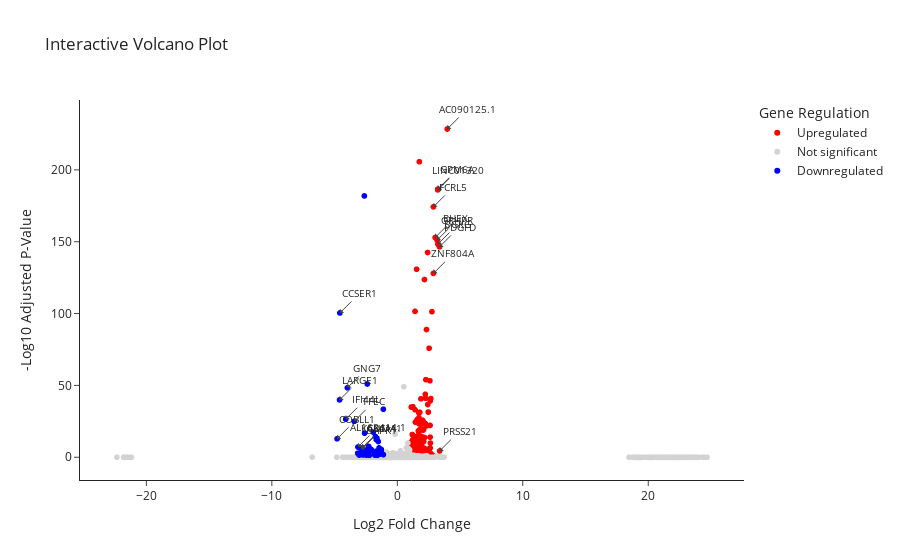

Here is the notebook cell this chart was saved with:
### Code cell
import plotly.express as px
import pandas as pd
import numpy as np

# Color logic
df['regulation'] = 'Not significant'
df.loc[(df['logfoldchanges'] > 1) & (df['pvals_adj'] < 0.05), 'regulation'] = 'Upregulated'
df.loc[(df['logfoldchanges'] < -1) & (df['pvals_adj'] < 0.05), 'regulation'] = 'Downregulated'

# Create interactive plot
fig = px.scatter(
    df,
    x='logfoldchanges',
    y='neg_log10_padj',
    color='regulation',
    hover_data=['names', 'logfoldchanges', 'pvals_adj'],
    color_discrete_map={
        'Upregulated': 'red',
        'Downregulated': 'blue',
        'Not significant': 'lightgray'
    },
    title='Interactive Volcano Plot',
    labels={
        'logfoldchanges': 'Log2 Fold Change',
        'neg_log10_padj': '-Log10 Adjusted P-Value'
    }
)

# Add text labels for top genes
for i, row in pd.concat([top_up, top_down]).iterrows():
    fig.add_annotation(
        x=row['logfoldchanges'],
        y=row['neg_log10_padj'],
        text=row['names'],
        showarrow=True,
        arrowhead=1,
        ax=20,
        ay=-20,
        font=dict(size=10)
    )

fig.update_layout(
    template='simple_white',
    legend_title_text='Gene Regulation',
    hovermode='closest'
)

fig.show()

### Figure 1 — Plotly figure (JSON) as saved in the notebook; plotly's stock layout.template omitted (floating-point values rounded to 4 significant figures; data arrays with more than 128 entries replaced by an {"elided": "..."} marker saying what was removed)
{"data": [{"customdata": {"elided": "248x2 mixed values"}, "hovertemplate": "regulation=Upregulated<br>Log2 Fold Change=%{x}<br>-Log10 Adjusted P-Value=%{y}<br>names=%{customdata[0]}<br>pvals_adj=%{customdata[1]}<extra></extra>", "legendgroup": "Upregulated", "marker": {"color": "red", "symbol": "circle"}, "mode": "markers", "name": "Upregulated", "showlegend": true, "type": "scattergl", "x": {"elided": "248 float values"}, "xaxis": "x", "y": {"elided": "248 float values"}, "yaxis": "y"}, {"customdata": {"elided": "2688x2 mixed values"}, "hovertemplate": "regulation=Not significant<br>Log2 Fold Change=%{x}<br>-Log10 Adjusted P-Value=%{y}<br>names=%{customdata[0]}<br>pvals_adj=%{customdata[1]}<extra></extra>", "legendgroup": "Not significant", "marker": {"color": "lightgray", "symbol": "circle"}, "mode": "markers", "name": "Not significant", "showlegend": true, "type": "scattergl", "x": {"elided": "2688 float values"}, "xaxis": "x", "y": {"elided": "2688 float values"}, "yaxis": "y"}, {"customdata": [["ADGRE2", 0.04735], ["C1QA", 0.04735], ["PTGDS", 0.03504], ["SERPING1", 0.035], ["AC087500.1", 0.03253], ["PIK3R6", 0.02938], ["C1QB", 0.02726], ["CHI3L1", 0.02544], ["CDC42BPB", 0.02377], ["KIF13A", 0.01502], ["MACROD2", 0.01477], ["LYZ", 0.00857], ["TMEM176B", 0.008257], ["SCO2", 0.006872], ["SIGLEC1", 0.006429], ["IL18", 0.006415], ["TBXAS1", 0.005664], ["APP", 0.005248], ["RGL1", 0.004638], ["CXCL9", 0.002351], ["SLCO2B1", 0.001506], ["RAP1GAP2", 0.00147], ["PLCL1", 0.0004829], ["NR1H3", 0.0004465], ["NPL", 0.0003903], ["FRMD4B", 0.0003435], ["FAM20A", 0.0003019], ["MYOF", 0.0001065], ["FMNL2", 8.152e-05], ["NR3C2", 6.198e-05], ["AC119396.1", 5.65e-05], ["IGF1R", 4.224e-05], ["FMN1", 3.468e-05], ["ANKRD22", 3.147e-05], ["SLC1A3", 1.818e-05], ["RASSF4", 1.448e-05], ["LRMDA", 6.674e-06], ["PLXDC2", 6.505e-06], ["TNFAIP2", 5.976e-06], ["DOCK4", 4.613e-06], ["DAPK1", 4.613e-06], ["GAS7", 3.995e-06], ["SLC8A1", 3.958e-06], ["DDX58", 3.926e-06], ["ABCA1", 4.069e-07], ["KCNMA1", 3.44e-07], ["COL19A1", 3.159e-07], ["AL162414.1", 7.74e-08], ["SELL", 3.051e-08], ["TYMP", 1.117e-11], ["SAMD4A", 5.409e-13], ["COBLL1", 1.458e-13], ["PDE4D", 6.216e-14], ["HVCN1", 3.759e-15], ["STEAP1B", 1.839e-17], ["GBP1", 3.415e-18], ["TFEC", 1.019e-25], ["IFI44L", 3.146e-27], ["FCRL1", 3.692e-34], ["LARGE1", 1.255e-40], ["GNG7", 4.795e-49], ["CDK14", 1.027e-51], ["CCSER1", 3.951e-101], ["BANK1", 1.372e-182]], "hovertemplate": "regulation=Downregulated<br>Log2 Fold Change=%{x}<br>-Log10 Adjusted P-Value=%{y}<br>names=%{customdata[0]}<br>pvals_adj=%{customdata[1]}<extra></extra>", "legendgroup": "Downregulated", "marker": {"color": "blue", "symbol": "circle"}, "mode": "markers", "name": "Downregulated", "showlegend": true, "type": "scattergl", "x": [-2.234, -1.589, -1.784, -2.472, -1.655, -3.037, -1.735, -2.723, -2.97, -1.112, -1.812, -1.494, -2.435, -1.608, -2.893, -1.45, -1.367, -2.615, -1.642, -1.515, -3.159, -1.695, -1.543, -1.723, -1.619, -1.458, -2.377, -2.223, -1.689, -1.297, -2.539, -2.673, -2.0, -2.768, -2.554, -2.086, -2.206, -2.495, -2.527, -2.516, -2.871, -2.079, -2.083, -1.273, -2.782, -2.816, -1.455, -3.137, -2.284, -1.517, -1.681, -4.802, -1.621, -1.74, -2.608, -1.918, -3.437, -4.112, -1.112, -4.605, -3.981, -2.394, -4.576, -2.623], "xaxis": "x", "y": [1.325, 1.325, 1.455, 1.456, 1.488, 1.532, 1.565, 1.595, 1.624, 1.823, 1.831, 2.067, 2.083, 2.163, 2.192, 2.193, 2.247, 2.28, 2.334, 2.629, 2.822, 2.833, 3.316, 3.35, 3.409, 3.464, 3.52, 3.973, 4.089, 4.208, 4.248, 4.374, 4.46, 4.502, 4.74, 4.839, 5.176, 5.187, 5.224, 5.336, 5.336, 5.399, 5.403, 5.406, 6.391, 6.463, 6.5, 7.111, 7.516, 10.95, 12.27, 12.84, 13.21, 14.42, 16.74, 17.47, 24.99, 26.5, 33.43, 39.9, 48.32, 50.99, 100.4, 181.9], "yaxis": "y"}], "layout": {"annotations": [{"arrowhead": 1, "ax": 20, "ay": -20, "font": {"size": 10}, "showarrow": true, "text": "AC090125.1", "x": 3.98, "y": 228.4}, {"arrowhead": 1, "ax": 20, "ay": -20, "font": {"size": 10}, "showarrow": true, "text": "PRSS21", "x": 3.373, "y": 4.368}, {"arrowhead": 1, "ax": 20, "ay": -20, "font": {"size": 10}, "showarrow": true, "text": "PDGFD", "x": 3.363, "y": 146.4}, {"arrowhead": 1, "ax": 20, "ay": -20, "font": {"size": 10}, "showarrow": true, "text": "DGKG", "x": 3.236, "y": 148.3}, {"arrowhead": 1, "ax": 20, "ay": -20, "font": {"size": 10}, "showarrow": true, "text": "LINC01320", "x": 3.224, "y": 186.0}, {"arrowhead": 1, "ax": 20, "ay": -20, "font": {"size": 10}, "showarrow": true, "text": "GPM6A", "x": 3.221, "y": 186.6}, {"arrowhead": 1, "ax": 20, "ay": -20, "font": {"size": 10}, "showarrow": true, "text": "GRHPR", "x": 3.169, "y": 151.1}, {"arrowhead": 1, "ax": 20, "ay": -20, "font": {"size": 10}, "showarrow": true, "text": "RHEX", "x": 3.013, "y": 152.9}, {"arrowhead": 1, "ax": 20, "ay": -20, "font": {"size": 10}, "showarrow": true, "text": "ZNF804A", "x": 2.88, "y": 128.0}, {"arrowhead": 1, "ax": 20, "ay": -20, "font": {"size": 10}, "showarrow": true, "text": "FCRL5", "x": 2.878, "y": 174.2}, {"arrowhead": 1, "ax": 20, "ay": -20, "font": {"size": 10}, "showarrow": true, "text": "COBLL1", "x": -4.802, "y": 12.84}, {"arrowhead": 1, "ax": 20, "ay": -20, "font": {"size": 10}, "showarrow": true, "text": "LARGE1", "x": -4.605, "y": 39.9}, {"arrowhead": 1, "ax": 20, "ay": -20, "font": {"size": 10}, "showarrow": true, "text": "CCSER1", "x": -4.576, "y": 100.4}, {"arrowhead": 1, "ax": 20, "ay": -20, "font": {"size": 10}, "showarrow": true, "text": "IFI44L", "x": -4.112, "y": 26.5}, {"arrowhead": 1, "ax": 20, "ay": -20, "font": {"size": 10}, "showarrow": true, "text": "GNG7", "x": -3.981, "y": 48.32}, {"arrowhead": 1, "ax": 20, "ay": -20, "font": {"size": 10}, "showarrow": true, "text": "TFEC", "x": -3.437, "y": 24.99}, {"arrowhead": 1, "ax": 20, "ay": -20, "font": {"size": 10}, "showarrow": true, "text": "AL162414.1", "x": -3.137, "y": 7.111}, {"arrowhead": 1, "ax": 20, "ay": -20, "font": {"size": 10}, "showarrow": true, "text": "DAPK1", "x": -2.871, "y": 5.336}, {"arrowhead": 1, "ax": 20, "ay": -20, "font": {"size": 10}, "showarrow": true, "text": "KCNMA1", "x": -2.816, "y": 6.463}, {"arrowhead": 1, "ax": 20, "ay": -20, "font": {"size": 10}, "showarrow": true, "text": "ABCA1", "x": -2.782, "y": 6.391}], "hovermode": "closest", "legend": {"title": {"text": "Gene Regulation"}, "tracegroupgap": 0}, "title": {"text": "Interactive Volcano Plot"}, "xaxis": {"anchor": "y", "domain": [0, 1], "title": {"text": "Log2 Fold Change"}}, "yaxis": {"anchor": "x", "domain": [0, 1], "title": {"text": "-Log10 Adjusted P-Value"}}}}
